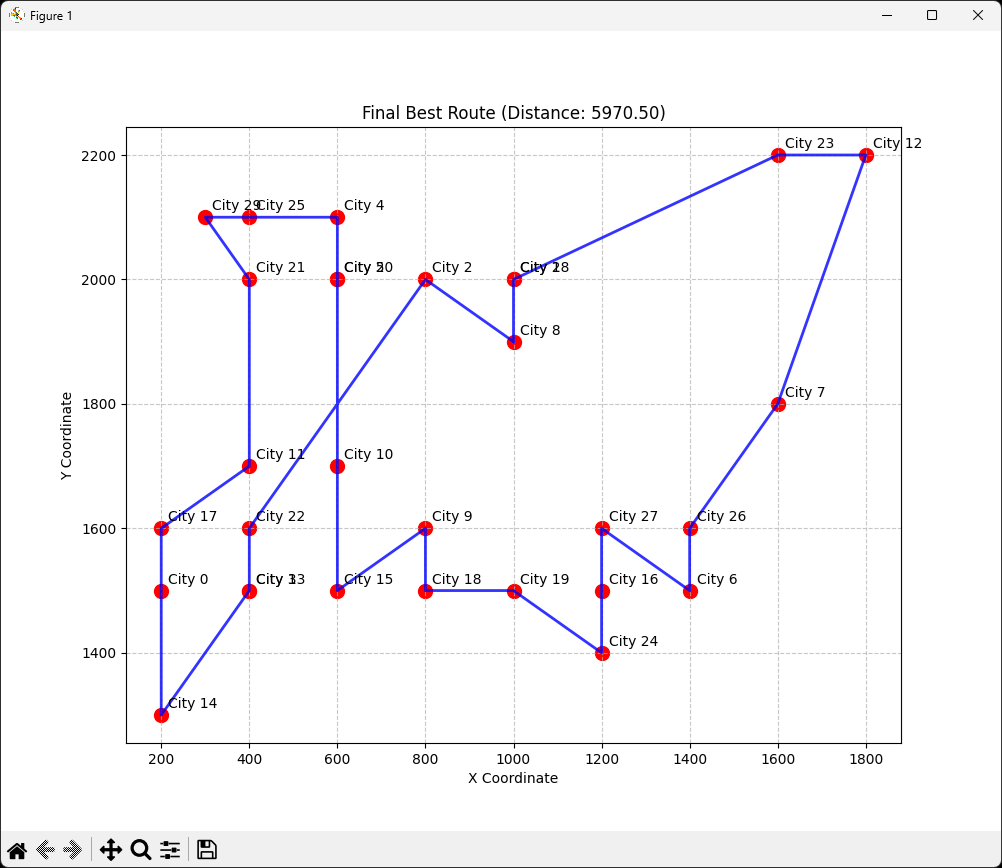

Write Python code to recreate this figure.
import numpy as np
import pandas as pd
import matplotlib.pyplot as plt
from matplotlib.animation import FuncAnimation
import random

class TSPGA:
    def __init__(self, num_cities=30, pop_size=200, elite_size=20, mutation_rate=0.01):
        self.num_cities = num_cities
        self.pop_size = pop_size
        self.elite_size = elite_size
        self.mutation_rate = mutation_rate
        
        # Fixed cities coordinates
        self.cities = np.array([
            [200, 1500], [1000, 2000], [800, 2000], [400, 1500], [600, 2100],  # 0-4
            [600, 2000], [1400, 1500], [1600, 1800], [1000, 1900], [800, 1600],  # 5-9
            [600, 1700], [400, 1700], [1800, 2200], [400, 1500], [200, 1300],  # 10-14
            [600, 1500], [1200, 1500], [200, 1600], [800, 1500], [1000, 1500],  # 15-19
            [600, 2000], [400, 2000], [400, 1600], [1600, 2200], [1200, 1400],  # 20-24
            [400, 2100], [1400, 1600], [1200, 1600], [1000, 2000], [300, 2100]  # 25-29
        ])
        
        # Initialize population with valid routes
        self.population = []
        for _ in range(pop_size):
            # Create a random permutation of all cities
            route = np.arange(num_cities)
            np.random.shuffle(route)
            self.population.append(route)
        
        self.best_route = None
        self.best_distance = float('inf')
        self.generation = 0
        self.history = []

    def validate_route(self, route):
        """Validate if a route contains all cities exactly once"""
        if route is None or len(route) != self.num_cities:
            return False
        # 檢查是否包含所有城市且每個城市只出現一次
        city_set = set(route)
        return len(city_set) == self.num_cities and len(route) == self.num_cities

    def calculate_distance(self, route):
        """Calculate total distance of a route"""
        total_distance = 0
        for i in range(len(route)):
            from_city = self.cities[route[i]]
            to_city = self.cities[route[(i + 1) % self.num_cities]]
            total_distance += np.sqrt(np.sum((from_city - to_city) ** 2))
        return total_distance

    def fitness(self, route):
        """Calculate fitness of a route (inverse of distance)"""
        return 1 / self.calculate_distance(route)

    def rank_routes(self):
        """Rank all routes in population by fitness"""
        fitness_results = {}
        for i in range(len(self.population)):
            fitness_results[i] = self.fitness(self.population[i])
        return sorted(fitness_results.items(), key=lambda x: x[1], reverse=True)

    def selection(self, ranked_population):
        """Select routes for breeding using roulette wheel selection"""
        selection_results = []
        
        # 保留精英個體
        for i in range(self.elite_size):
            selection_results.append(ranked_population[i][0])
        
        # 計算累積概率
        fitness_sum = sum([item[1] for item in ranked_population])
        probabilities = [item[1]/fitness_sum for item in ranked_population]
        cum_probabilities = np.cumsum(probabilities)
        
        # 輪盤賭選擇
        for _ in range(len(ranked_population) - self.elite_size):
            pick = random.random()
            for i, cum_prob in enumerate(cum_probabilities):
                if pick <= cum_prob:
                    selection_results.append(ranked_population[i][0])
                    break
        
        return selection_results

    def mating_pool(self, selection_results):
        """Create mating pool from selected routes"""
        pool = []
        for i in range(len(selection_results)):
            index = selection_results[i]
            pool.append(self.population[index])
        return pool

    def breed(self, parent1, parent2):
        """使用次序交叉(Order Crossover, OX)產生子代"""
        size = self.num_cities
        child = np.full(size, -1)  # 初始化子代為-1
        
        # 隨機選擇交叉區段
        start, end = sorted(random.sample(range(size), 2))
        
        # 直接從parent1複製選定區段
        child[start:end+1] = parent1[start:end+1]
        
        # 從parent2填充剩餘位置
        parent2_idx = 0
        for i in range(size):
            if child[i] == -1:  # 需要填充的位置
                while parent2[parent2_idx] in child:  # 找到一個未使用的城市
                    parent2_idx += 1
                child[i] = parent2[parent2_idx]
        
        # 驗證子代
        if not self.validate_route(child):
            print("Warning: Invalid child generated, using random route instead")
            child = np.arange(size)
            np.random.shuffle(child)
            
        return child

    def breed_population(self, mating_pool):
        """Breed entire population"""
        children = []
        
        # Keep elite routes
        for i in range(self.elite_size):
            children.append(mating_pool[i])
        
        # Breed the rest
        pool = random.sample(mating_pool, len(mating_pool))
        for i in range(len(mating_pool) - self.elite_size):
            child = self.breed(pool[i], pool[len(mating_pool) - 1 - i])
            children.append(child)
            
        return children

    def mutate(self, individual):
        """使用交換突變"""
        mutated = individual.copy()
        
        # 根據突變率決定突變次數
        num_mutations = int(self.num_cities * self.mutation_rate) + 1
        
        # 執行多次交換突變
        for _ in range(num_mutations):
            # 隨機選擇兩個不同位置
            idx1, idx2 = random.sample(range(self.num_cities), 2)
            # 交換
            mutated[idx1], mutated[idx2] = mutated[idx2], mutated[idx1]
        
        # 驗證突變後的路徑
        if not self.validate_route(mutated):
            print("Warning: Invalid mutation, using original route")
            return individual
            
        return mutated

    def mutate_population(self, population):
        """Mutate entire population"""
        mutated_pop = []
        
        # Keep elite routes without mutation
        for i in range(self.elite_size):
            mutated_pop.append(population[i])
            
        # Mutate the rest
        for ind in population[self.elite_size:]:
            mutated_ind = self.mutate(ind)
            mutated_pop.append(mutated_ind)
            
        return mutated_pop

    def next_generation(self):
        """產生下一代族群"""
        # 評估並排序當前族群
        ranked_pop = self.rank_routes()
        
        # 選擇父代
        selection_results = self.selection(ranked_pop)
        mating_pool = self.mating_pool(selection_results)
        
        # 產生子代
        children = self.breed_population(mating_pool)
        
        # 突變
        self.population = self.mutate_population(children)
        
        # 更新最佳解
        current_best_idx = ranked_pop[0][0]
        current_best_route = self.population[current_best_idx]
        current_best_distance = self.calculate_distance(current_best_route)
        
        # 驗證最佳解
        if not self.validate_route(current_best_route):
            print("Warning: Invalid best route detected")
            return
            
        if current_best_distance < self.best_distance:
            self.best_distance = current_best_distance
            self.best_route = current_best_route.copy()
        
        self.generation += 1
        self.history.append(self.best_distance)

    def display_final_result(self):
        """Display the final result in a new window"""
        plt.figure(figsize=(10, 8))
        
        # Plot the cities
        plt.scatter(self.cities[:, 0], self.cities[:, 1], c='red', s=100)
        
        # Plot the best route
        route_coords = self.cities[self.best_route]
        route_coords = np.vstack((route_coords, route_coords[0]))  # Connect back to start
        plt.plot(route_coords[:, 0], route_coords[:, 1], 'b-', linewidth=2, alpha=0.8)
        
        # Add city numbers
        for i, (x, y) in enumerate(self.cities):
            plt.annotate(f'City {i}', (x, y), xytext=(5, 5), textcoords='offset points')
            
        plt.title(f'Final Best Route (Distance: {self.best_distance:.2f})')
        plt.grid(True, linestyle='--', alpha=0.7)
        plt.xlabel('X Coordinate')
        plt.ylabel('Y Coordinate')
        
        # Show the plot in a new window
        plt.show()

    def run(self, num_generations=500, convergence_limit=50):
        """Run the genetic algorithm"""
        fig, (ax1, ax2) = plt.subplots(1, 2, figsize=(15, 5))
        
        # For convergence check
        no_improvement_count = 0
        last_best_distance = float('inf')
        
        def update(frame):
            nonlocal no_improvement_count, last_best_distance
            
            self.next_generation()
            
            # Check for convergence
            if abs(self.best_distance - last_best_distance) < 0.1:
                no_improvement_count += 1
            else:
                no_improvement_count = 0
            last_best_distance = self.best_distance
            
            # Clear the axes
            ax1.clear()
            ax2.clear()
            
            # Plot current best route
            route_coords = self.cities[self.best_route]
            route_coords = np.vstack((route_coords, route_coords[0]))  # Connect back to start
            
            ax1.plot(route_coords[:, 0], route_coords[:, 1], 'b-')
            ax1.scatter(self.cities[:, 0], self.cities[:, 1], c='red')
            ax1.set_title(f'Best Route (Generation {self.generation})\nDistance: {self.best_distance:.2f}')
            
            # Plot progress
            ax2.plot(self.history)
            ax2.set_title('Best Distance Over Time')
            ax2.set_xlabel('Generation')
            ax2.set_ylabel('Distance')
            
            plt.tight_layout()
            
            # Stop if converged
            if no_improvement_count >= convergence_limit:
                print(f"\nConverged after {self.generation} generations!")
                print(f"Best route found with distance: {self.best_distance:.2f}")
                print("Route:", self.best_route.tolist())
                print(f"Number of unique cities visited: {len(set(self.best_route))}")
                
                # Close the animation window
                plt.close(fig)
                
                # Display the final result in a new window
                self.display_final_result()
                
                anim.event_source.stop()
        
        anim = FuncAnimation(fig, update, frames=num_generations, interval=50, repeat=False)
        plt.show()

# 使用示例
if __name__ == "__main__":
    ga = TSPGA(num_cities=30, pop_size=200, elite_size=20, mutation_rate=0.01)
    ga.run(num_generations=500, convergence_limit=50)
